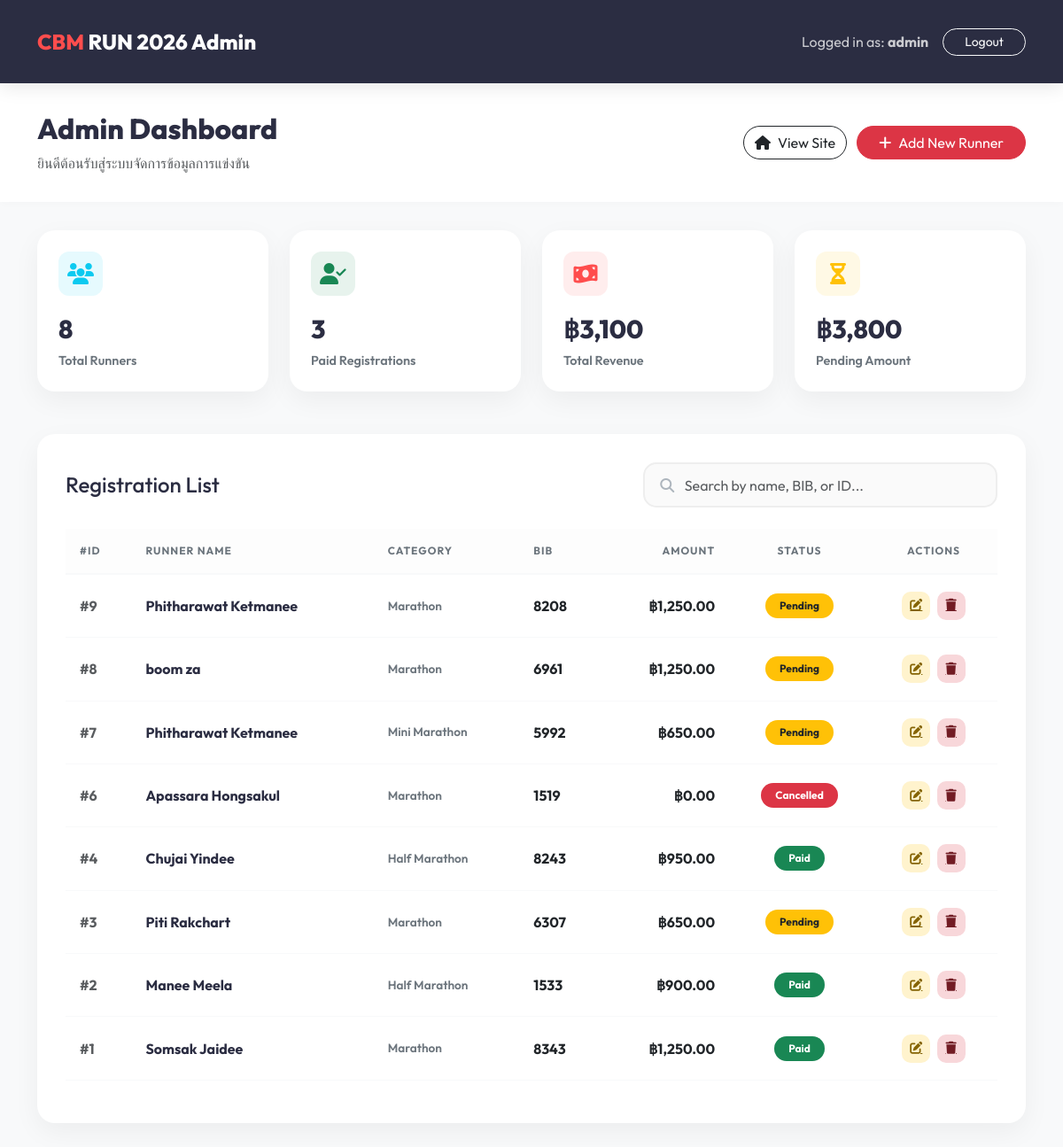
Page /admin_dashboard.php (signed in) on the committed database.
### tables this page shows
CREATE TABLE `registration` (
  `reg_id` int(11) NOT NULL,
  `runner_id` int(11) NOT NULL,
  `category_id` int(11) NOT NULL,
  `price_id` int(11) NOT NULL,
  `shipping_id` int(11) NOT NULL,
  `reg_date` date NOT NULL,
  `shirt_size` varchar(10) DEFAULT NULL,
  `bib_number` varchar(20) DEFAULT NULL,
  `status` enum('Pending','Paid','Cancelled') DEFAULT 'Pending'
);

CREATE TABLE `race_category` (
  `category_id` int(11) NOT NULL,
  `name` varchar(50) NOT NULL,
  `distance_km` float NOT NULL,
  `start_time` time DEFAULT NULL,
  `time_limit` time DEFAULT NULL,
  `giveaway_type` varchar(50) DEFAULT NULL
);

CREATE TABLE `payment` (
  `payment_id` int(11) NOT NULL,
  `reg_id` int(11) NOT NULL,
  `total_amount` decimal(10,2) NOT NULL,
  `payment_time` datetime DEFAULT current_timestamp(),
  `payment_method` varchar(50) DEFAULT NULL,
  `status` enum('Success','Failed') NOT NULL
);

### admin_dashboard.php (the view, shortened to what this page needs)
<?php
require_once 'db.php';
$totalRunners = $pdo->query("SELECT COUNT(*) FROM RUNNER")->fetchColumn();
$paidRunners = $pdo->query("SELECT COUNT(*) FROM REGISTRATION WHERE status = 'Paid'")->fetchColumn();
$totalRevenue = $pdo->query("SELECT SUM(total_amount) FROM PAYMENT WHERE status = 'Success'")->fetchColumn() ?: 0;
$pendingAmount = $pdo->query("SELECT SUM(total_amount) FROM PAYMENT WHERE status = 'Failed'")->fetchColumn() ?: 0;
?>
<!DOCTYPE html>
<html lang="en">
<head>
    <link href="https://cdn.jsdelivr.net/npm/bootstrap@5.3.0/dist/css/bootstrap.min.css" rel="stylesheet">
    <link rel="stylesheet" href="https://cdnjs.cloudflare.com/ajax/libs/font-awesome/6.4.0/css/all.min.css">
</head>
<body>
<nav class="navbar navbar-dark sticky-top">
    <div class="container">
        <a class="navbar-brand" href="#"><span>CBM</span> RUN 2026 Admin</a>
        <div class="d-flex align-items-center">
            <span class="text-white opacity-75 me-3">Logged in as: <strong><?= htmlspecialchars($_SESSION['username']) ?></strong></span>
            <a href="logout.php" class="btn btn-outline-light btn-sm rounded-pill px-4">Logout</a>
        </div>
    </div>
</nav>
<div class="content-header">
    <div class="container">
        <div class="row align-items-center">
            <div class="col-md-6">
                <h1 class="page-title">Admin Dashboard</h1>
                <p class="text-muted mb-0">ยินดีต้อนรับสู่ระบบจัดการข้อมูลการแข่งขัน</p>
            </div>
            <div class="col-md-6 text-md-end mt-3 mt-md-0">
                <a href="home.php" class="btn btn-outline-dark rounded-pill me-2"><i class="fas fa-home me-2"></i>View Site</a>
                <a href="form_runner.php" class="btn btn-danger rounded-pill px-4"><i class="fas fa-plus me-2"></i>Add New Runner</a>
            </div>
        </div>
    </div>
</div>
<div class="container mb-5">
    <div class="row g-4 mb-5">
        <div class="col-md-3">
            <div class="stat-card">
                <div class="stat-icon bg-info-soft"><i class="fas fa-users"></i></div>
                <div class="stat-value"><?= number_format($totalRunners) ?></div>
                <div class="stat-label">Total Runners</div>
            </div>
        </div>
        <div class="col-md-3">
            <div class="stat-card">
                <div class="stat-icon bg-success-soft"><i class="fas fa-user-check"></i></div>
                <div class="stat-value"><?= number_format($paidRunners) ?></div>
                <div class="stat-label">Paid Registrations</div>
            </div>
        </div>
        <div class="col-md-3">
            <div class="stat-card">
                <div class="stat-icon bg-primary-soft"><i class="fas fa-money-bill-wave"></i></div>
                <div class="stat-value">฿<?= number_format($totalRevenue) ?></div>
                <div class="stat-label">Total Revenue</div>
            </div>
        </div>
        <div class="col-md-3">
            <div class="stat-card">
                <div class="stat-icon bg-warning-soft"><i class="fas fa-hourglass-half"></i></div>
                <div class="stat-value">฿<?= number_format($pendingAmount) ?></div>
                <div class="stat-label">Pending Amount</div>
            </div>
        </div>
    </div>
    <div class="table-card">
        <div class="d-flex flex-column flex-md-row justify-content-between align-items-md-center mb-4">
            <h4 class="fw-800 mb-3 mb-md-0">Registration List</h4>
            <form method="GET" class="search-container w-100">
                <i class="fas fa-search search-icon"></i>
                <input type="text" name="search" class="form-control search-input" placeholder="Search by name, BIB, or ID..." value="<?= htmlspecialchars($_GET['search'] ?? '') ?>">
            </form>
        </div>
        <?php
        try {
            $params = [];
            $sql = "SELECT
                        r.reg_id,
                        CONCAT(run.first_name, ' ', run.last_name) AS runner_name,
                        rc.name AS category_name,
                        r.bib_number,
                        p.total_amount,
                        r.status AS reg_status
                    FROM REGISTRATION r
                    JOIN RUNNER run ON r.runner_id = run.runner_id
                    JOIN RACE_CATEGORY rc ON r.category_id = rc.category_id
                    LEFT JOIN PAYMENT p ON r.reg_id = p.reg_id
                    WHERE 1=1 ";
            $sql .= " ORDER BY r.reg_id DESC";
            $stmt = $pdo->prepare($sql);
            $stmt->execute($params);
            $registrations = $stmt->fetchAll(PDO::FETCH_ASSOC);
            if (count($registrations) > 0): ?>
                <div class="table-responsive">
                    <table class="table table-hover">
                        <thead>
                            <tr>
                                <th>#ID</th>
                                <th>Runner Name</th>
                                <th>Category</th>
                                <th>BIB</th>
                                <th class="text-end">Amount</th>
                                <th class="text-center">Status</th>
                                <th class="text-center">Actions</th>
                            </tr>
                        </thead>
                        <tbody>
                            <?php foreach ($registrations as $row):
                                $statusClass = '';
                                switch ($row['reg_status']) {
                                    case 'Paid': $statusClass = 'bg-success'; break;
                                    case 'Pending': $statusClass = 'bg-warning text-dark'; break;
                                    case 'Cancelled': $statusClass = 'bg-danger'; break;
                                }
                                ?>
                                <tr>
                                    <td><span class="text-muted fw-bold">#<?= $row['reg_id'] ?></span></td>
                                    <td>
                                        <div class="runner-name"><?= htmlspecialchars($row['runner_name']) ?></div>
                                    </td>
                                    <td>
                                        <div class="category-label"><?= htmlspecialchars($row['category_name']) ?></div>
                                    </td>
                                    <td>
                                        <div class="fw-bold"><?= htmlspecialchars($row['bib_number'] ?? '-') ?></div>
                                    </td>
                                    <td class="text-end">
                                        <div class="fw-bold text-dark">฿<?= $row['total_amount'] ? number_format($row['total_amount'], 2) : '0.00' ?></div>
                                    </td>
                                    <td class="text-center">
                                        <span class="badge badge-custom <?= $statusClass ?>"><?= $row['reg_status'] ?></span>
                                    </td>
                                    <td class="text-center">
                                        <a href="form_runner.php?reg_id=<?= $row['reg_id'] ?>" class="btn-action btn-edit" title="Edit">
                                            <i class="fas fa-edit fa-sm"></i>
                                        </a>
                                        <a href="admin_dashboard.php?action=delete&id=<?= $row['reg_id'] ?>" class="btn-action btn-delete" title="Delete" onclick="return confirm('คุณแน่ใจหรือไม่ว่าต้องการลบข้อมูลนี้?')">
                                            <i class="fas fa-trash fa-sm"></i>
                                        </a>
                                    </td>
                                </tr>
                            <?php endforeach; ?>
                        </tbody>
                    </table>
                </div>
            <?php endif;
        } catch (PDOException $e) {
            echo '<div class="alert alert-danger rounded-4">Error fetching data: ' . $e->getMessage() . '</div>';
        }
        ?>
    </div>
</div>
</body>
</html>

### admin_dashboard.php (style rules this page uses)
:root { --primary: #ff4d4d; --secondary: #2b2d42; --accent: #ef233c; --bg: #f8f9fa; --card-shadow: 0 10px 30px rgba(0,0,0,0.05); }
body { font-family: 'Outfit', sans-serif; background-color: var(--bg); color: var(--secondary); }
.navbar { background: var(--secondary); padding: 1.5rem 0; box-shadow: 0 4px 20px rgba(0,0,0,0.1); }
.navbar-brand { font-weight: 800; font-size: 1.5rem; color: white !important; }
.navbar-brand span { color: var(--primary); }
.content-header { background: white; padding: 2rem 0; margin-bottom: 2rem; box-shadow: 0 2px 10px rgba(0,0,0,0.02); }
.page-title { font-weight: 800; font-size: 2rem; margin-bottom: 0.5rem; }
.stat-card { background: white; border-radius: 20px; padding: 1.5rem; border: none; box-shadow: var(--card-shadow); transition: transform 0.3s ease; }
.stat-icon { width: 50px; height: 50px; border-radius: 12px; display: flex; align-items: center; justify-content: center; font-size: 1.5rem; margin-bottom: 1rem; }
.bg-primary-soft { background: rgba(255, 77, 77, 0.1); color: var(--primary); }
.bg-success-soft { background: rgba(25, 135, 84, 0.1); color: #198754; }
.bg-warning-soft { background: rgba(255, 193, 7, 0.1); color: #ffc107; }
.bg-info-soft { background: rgba(13, 202, 240, 0.1); color: #0dcaf0; }
.stat-value { font-weight: 800; font-size: 1.8rem; margin-bottom: 0.2rem; }
.stat-label { color: #6c757d; font-size: 0.9rem; font-weight: 600; }
.table-card { background: white; border-radius: 20px; padding: 2rem; box-shadow: var(--card-shadow); border: none; }
.table thead th { background: #fdfdfd; color: #6c757d; font-weight: 700; text-transform: uppercase; font-size: 0.75rem; letter-spacing: 1px; padding: 1rem; border-bottom: 2px solid #f8f9fa; }
.table tbody td { padding: 1.2rem 1rem; vertical-align: middle; border-bottom: 1px solid #f8f9fa; }
.runner-name { font-weight: 700; color: var(--secondary); }
.category-label { font-weight: 600; color: #6c757d; font-size: 0.85rem; }
.badge-custom { padding: 0.5rem 1rem; border-radius: 30px; font-weight: 700; font-size: 0.75rem; }
.btn-action { width: 32px; height: 32px; border-radius: 10px; display: inline-flex; align-items: center; justify-content: center; border: none; transition: all 0.2s; margin: 0 2px; }
.btn-edit { background: #fff3cd; color: #856404; }
.btn-delete { background: #f8d7da; color: #721c24; }
.search-container { position: relative; max-width: 400px; }
.search-input { border-radius: 15px; padding: 0.7rem 1rem 0.7rem 2.8rem; border: 2px solid #eee; background: #fafafa; transition: all 0.3s; }
.search-icon { position: absolute; left: 1.2rem; top: 50%; transform: translateY(-50%); color: #adb5bd; }

### rows in the picture
registration: reg_id "9", runner_name "Phitharawat Ketmanee", category.name "Marathon", bib_number "8208", payment.total_amount "1,250.00", status "Pending"
registration: reg_id "8", runner_name "boom za", category.name "Marathon", bib_number "6961", payment.total_amount "1,250.00", status "Pending"
registration: reg_id "7", runner_name "Phitharawat Ketmanee", category.name "Mini Marathon", bib_number "5992", payment.total_amount "650.00", status "Pending"
registration: reg_id "6", runner_name "Apassara Hongsakul", category.name "Marathon", bib_number "1519", shows "0.00", status "Cancelled"
registration: reg_id "4", runner_name "Chujai Yindee", category.name "Half Marathon", bib_number "8243", payment.total_amount "950.00", status "Paid"
registration: reg_id "3", runner_name "Piti Rakchart", category.name "Marathon", bib_number "6307", payment.total_amount "650.00", status "Pending"
registration: reg_id "2", runner_name "Manee Meela", category.name "Half Marathon", bib_number "1533", payment.total_amount "900.00", status "Paid"
registration: reg_id "1", runner_name "Somsak Jaidee", category.name "Marathon", bib_number "8343", payment.total_amount "1,250.00", status "Paid"

### other values in the picture
$_SESSION['username'] "admin"
$totalRunners "8"
$paidRunners "3"
$totalRevenue "3,100"
$pendingAmount "3,800"
